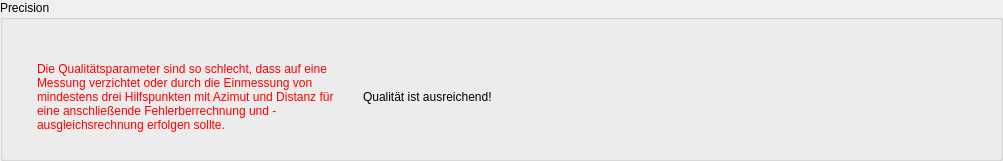
<?xml version="1.0" encoding="UTF-8"?>
<ui version="4.0">
 <class>Form</class>
 <widget class="QWidget" name="Form">
  <property name="geometry">
   <rect>
    <x>0</x>
    <y>0</y>
    <width>1003</width>
    <height>161</height>
   </rect>
  </property>
  <property name="windowTitle">
   <string>Form</string>
  </property>
  <layout class="QGridLayout" name="gridLayout">
   <property name="leftMargin">
    <number>0</number>
   </property>
   <property name="topMargin">
    <number>0</number>
   </property>
   <property name="rightMargin">
    <number>0</number>
   </property>
   <property name="bottomMargin">
    <number>0</number>
   </property>
   <item row="0" column="0">
    <widget class="QGroupBox" name="groupBox">
     <property name="sizePolicy">
      <sizepolicy hsizetype="Expanding" vsizetype="Preferred">
       <horstretch>0</horstretch>
       <verstretch>0</verstretch>
      </sizepolicy>
     </property>
     <property name="title">
      <string>Precision</string>
     </property>
     <layout class="QGridLayout" name="gridLayout_2">
      <property name="leftMargin">
       <number>4</number>
      </property>
      <property name="topMargin">
       <number>20</number>
      </property>
      <property name="rightMargin">
       <number>4</number>
      </property>
      <property name="bottomMargin">
       <number>4</number>
      </property>
      <item row="0" column="0">
       <layout class="QHBoxLayout" name="lfbPrecition">
        <property name="spacing">
         <number>10</number>
        </property>
        <property name="topMargin">
         <number>0</number>
        </property>
        <item>
         <layout class="QVBoxLayout" name="lfbIndicatorLayout">
          <property name="leftMargin">
           <number>0</number>
          </property>
          <property name="rightMargin">
           <number>10</number>
          </property>
          <item>
           <spacer name="verticalSpacer">
            <property name="orientation">
             <enum>Qt::Vertical</enum>
            </property>
            <property name="sizeHint" stdset="0">
             <size>
              <width>20</width>
              <height>40</height>
             </size>
            </property>
           </spacer>
          </item>
         </layout>
        </item>
        <item>
         <widget class="QLabel" name="lfbShowPrecitionBad">
          <property name="sizePolicy">
           <sizepolicy hsizetype="Expanding" vsizetype="Preferred">
            <horstretch>0</horstretch>
            <verstretch>0</verstretch>
           </sizepolicy>
          </property>
          <property name="styleSheet">
           <string notr="true">color:#f00;</string>
          </property>
          <property name="text">
           <string>Die Qualitätsparameter sind so schlecht, dass auf eine Messung verzichtet oder durch die Einmessung von mindestens drei Hilfspunkten mit Azimut und Distanz für eine anschließende Fehlerberrechnung und -ausgleichsrechnung erfolgen sollte.</string>
          </property>
          <property name="wordWrap">
           <bool>true</bool>
          </property>
         </widget>
        </item>
        <item>
         <widget class="QLabel" name="lfbShowPrecitionGood">
          <property name="sizePolicy">
           <sizepolicy hsizetype="Expanding" vsizetype="Preferred">
            <horstretch>0</horstretch>
            <verstretch>0</verstretch>
           </sizepolicy>
          </property>
          <property name="text">
           <string>Qualität ist ausreichend!</string>
          </property>
         </widget>
        </item>
        <item>
         <spacer name="horizontalSpacer">
          <property name="orientation">
           <enum>Qt::Horizontal</enum>
          </property>
          <property name="sizeType">
           <enum>QSizePolicy::Expanding</enum>
          </property>
          <property name="sizeHint" stdset="0">
           <size>
            <width>40</width>
            <height>20</height>
           </size>
          </property>
         </spacer>
        </item>
       </layout>
      </item>
     </layout>
    </widget>
   </item>
  </layout>
 </widget>
 <resources/>
 <connections/>
</ui>
